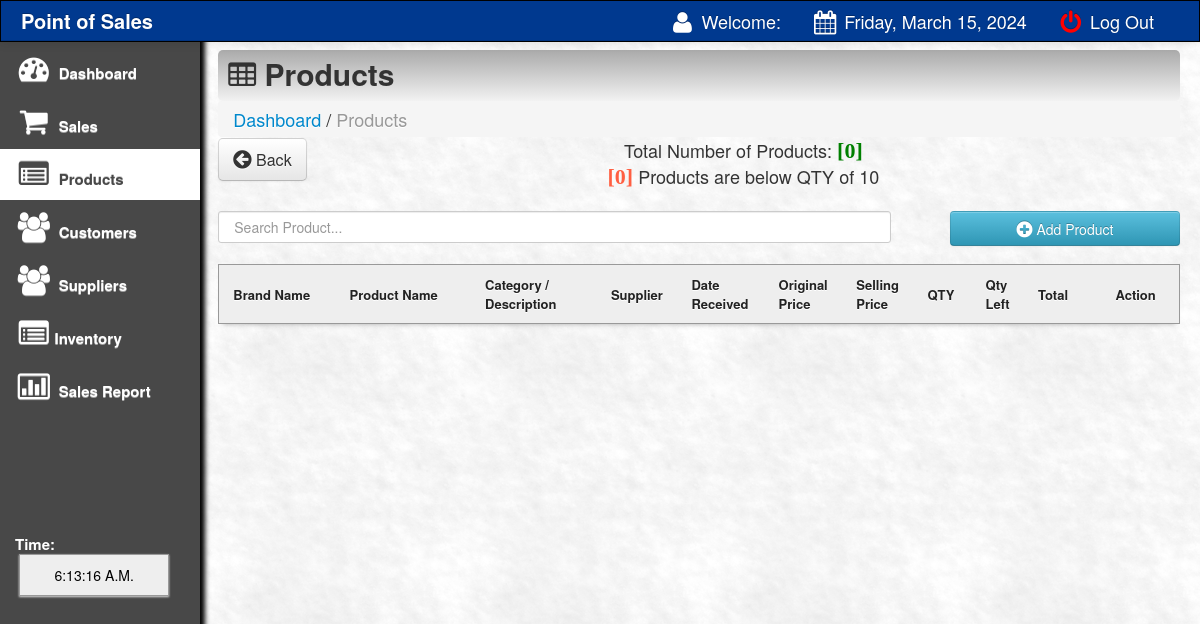
Page /main/products.php on the earlier database version.
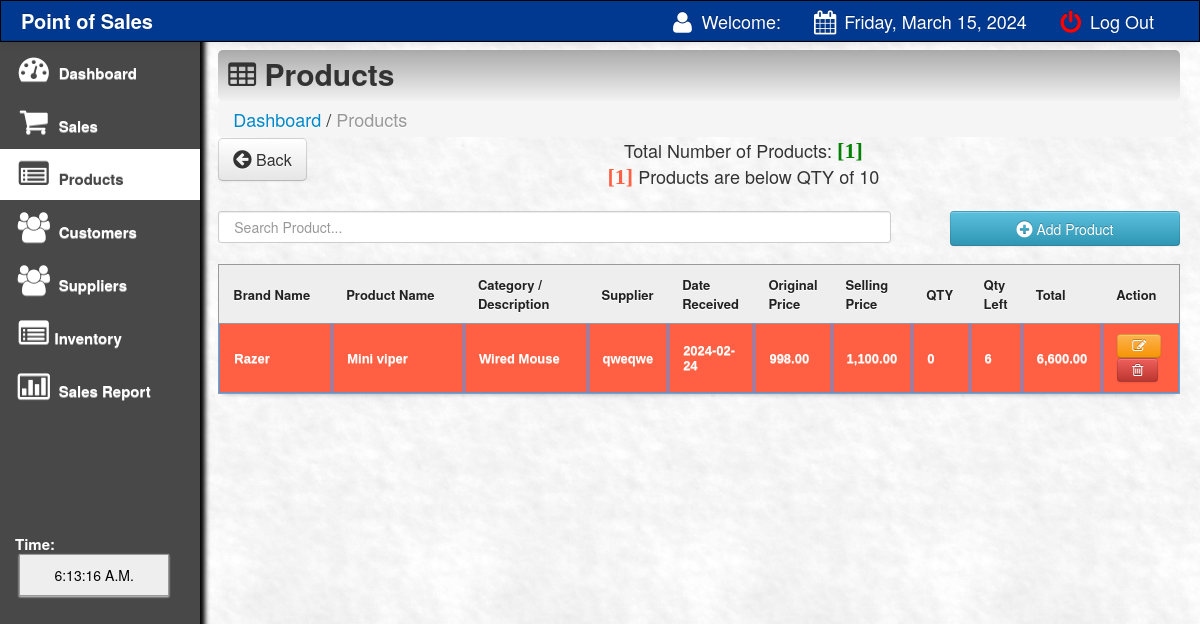
Same page on the later database version.
### tables this page shows
CREATE TABLE `products` (
  `product_id` int(11) NOT NULL,
  `product_code` varchar(200) NOT NULL,
  `name` varchar(200) NOT NULL,
  `desc` varchar(200) NOT NULL,
  `cost` varchar(100) NOT NULL,
  `o_price` varchar(100) NOT NULL,
  `price` varchar(100) NOT NULL,
  `profit` varchar(100) NOT NULL,
  `supplier` varchar(100) NOT NULL,
  `onhand_qty` int(10) NOT NULL,
  `qty` int(10) NOT NULL,
  `qty_sold` int(10) NOT NULL,
  `date_arrival` varchar(500) NOT NULL
);

### main/products.php (the view, shortened to what this page needs)
<html>
<head>
 <link href="css/bootstrap.css" rel="stylesheet">
    <link rel="stylesheet" type="text/css" href="css/DT_bootstrap.css">
  <link rel="stylesheet" href="css/font-awesome.min.css">
    <link href="css/bootstrap-responsive.css" rel="stylesheet">
<link href="../style.css" media="screen" rel="stylesheet" type="text/css" />
<link href="src/facebox.css" media="screen" rel="stylesheet" type="text/css" />
</head>
<?php
function createRandomPassword() {
	$chars = "003232303232023232023456789";
	$i = 0;
	$pass = '' ;
	while ($i <= 7) {
		$num = rand() % 33;
		$tmp = substr($chars, $num, 1);
		$pass = $pass . $tmp;
		$i++;
	}
	return $pass;
}
$finalcode='RS-'.createRandomPassword();
?>
<body>
<?php include('navfixed.php');?>
<div class="container-fluid">
      <div class="row-fluid">
	<div class="span2">
          <div class="well sidebar-nav">
              <ul class="nav nav-list">
              <li><a href="index.php"><i class="icon-dashboard icon-2x"></i> Dashboard </a></li>
			<li><a href="sales.php?id=cash&invoice=<?php echo $finalcode ?>"><i class="icon-shopping-cart icon-2x"></i> Sales</a>  </li>
			<li class="active"><a href="products.php"><i class="icon-list-alt icon-2x"></i> Products</a>                                     </li>
			<li><a href="customer.php"><i class="icon-group icon-2x"></i> Customers</a>                                    </li>
			<li><a href="supplier.php"><i class="icon-group icon-2x"></i> Suppliers</a>                                    </li>
			<li><a href="inventory.php"><i class="icon-list-alt icon-2x"></i>Inventory</a> </li>
			<li><a href="salesreport.php?d1=0&d2=0"><i class="icon-bar-chart icon-2x"></i> Sales Report</a>                </li>
			<br><br><br><br><br><br>
			<li>
			 <div class="hero-unit-clock">
			<form name="clock">
			<font color="white">Time: <br></font>&nbsp;<input style="width:150px;" type="submit" class="trans" name="face" value="">
			</form>
			  </div>
			</li>
				</ul>
          </div>
        </div>
	<div class="span10">
	<div class="contentheader">
			<i class="icon-table"></i> Products
			</div>
			<ul class="breadcrumb">
			<li><a href="index.php">Dashboard</a></li> /
			<li class="active">Products</li>
			</ul>
<div style="margin-top: -19px; margin-bottom: 21px;">
<a  href="index.php"><button class="btn btn-default btn-large" style="float: left;"><i class="icon icon-circle-arrow-left icon-large"></i> Back</button></a>
			<?php
			include('../connect.php');
				$result = $db->prepare("SELECT * FROM products ORDER BY qty_sold DESC");
				$result->execute();
				$rowcount = $result->rowcount();
			?>
			<?php
			include('../connect.php');
				$result = $db->prepare("SELECT * FROM products where qty < 10 ORDER BY product_id DESC");
				$result->execute();
				$rowcount123 = $result->rowcount();
			?>
				<div style="text-align:center;">
			Total Number of Products:  <font color="green" style="font:bold 22px 'Aleo';">[<?php echo $rowcount;?>]</font>
			</div>
			<div style="text-align:center;">
			<font style="color:rgb(255, 95, 66);; font:bold 22px 'Aleo';">[<?php echo $rowcount123;?>]</font> Products are below QTY of 10
			</div>
</div>
<input type="text" style="padding:15px;" name="filter" value="" id="filter" placeholder="Search Product..." autocomplete="off" />
<a rel="facebox" href="addproduct.php"><Button type="submit" class="btn btn-info" style="float:right; width:230px; height:35px;" /><i class="icon-plus-sign icon-large"></i> Add Product</button></a><br><br>
<table class="hoverTable" id="resultTable" data-responsive="table" style="text-align: left;">
	<thead>
		<tr>
			<th width="12%"> Brand Name </th>
			<th width="14%"> Product Name </th>
			<th width="13%"> Category / Description </th>
			<th width="7%"> Supplier </th>
			<th width="9%"> Date Received </th>
			<th width="6%"> Original Price </th>
			<th width="6%"> Selling Price </th>
			<th width="6%"> QTY </th>
			<th width="5%"> Qty Left </th>
			<th width="8%"> Total </th>
			<th width="8%"> Action </th>
		</tr>
	</thead>
	<tbody>
			<?php
			function formatMoney($number, $fractional=false) {
					if ($fractional) {
						$number = sprintf('%.2f', $number);
					}
					while (true) {
						$replaced = preg_replace('/(-?\d+)(\d\d\d)/', '$1,$2', $number);
						if ($replaced != $number) {
							$number = $replaced;
						} else {
							break;
						}
					}
					return $number;
				}
				include('../connect.php');
				$result = $db->prepare("SELECT *, price * qty as total FROM products ORDER BY product_id DESC");
				$result->execute();
				for($i=0; $row = $result->fetch(); $i++){
				$availableqty=$row['qty'];
				if ($availableqty < 10) {
				echo '<tr class="alert alert-warning record" style="color: #fff; background:rgb(255, 95, 66);">';
				}
				else {
				echo '<tr class="record">';
				}
			?>
			<td><?php echo $row['product_code']; ?></td>
			<td><?php echo $row['name']; ?></td>
			<td><?php echo $row['desc']; ?></td>
					<td><?php echo $row['supplier']; ?></td>
			<td><?php echo $row['date_arrival']; ?></td>
			<td><?php
			$oprice=$row['o_price'];
			echo formatMoney($oprice, true);
			?></td>
			<td><?php
			$pprice=$row['price'];
			echo formatMoney($pprice, true);
			?></td>
			<td><?php echo $row['qty_sold']; ?></td>
			<td><?php echo $row['qty']; ?></td>
			<td>
			<?php
			$total=$row['total'];
			echo formatMoney($total, true);
			?>
			</td>			<td><a rel="facebox" title="Click to edit the product" href="editproduct.php?id=<?php echo $row['product_id']; ?>"><button class="btn btn-warning"><i class="icon-edit"></i> </button> </a>
			<a href="#" id="<?php echo $row['product_id']; ?>" class="delbutton" title="Click to Delete the product"><button class="btn btn-danger"><i class="icon-trash"></i></button></a></td>
			</tr>
			<?php
				}
			?>
	</tbody>
</table>
</div>
</div>
</div>
</body>
<?php include('footer.php');?>
</html>

### main/navfixed.php (shortened to what this page needs)
<div class="navbar navbar-inverse navbar-fixed-top">
     <div class="navbar-inner">
       <div class="container-fluid">
         <a class="brand" href="#"><b>Point of Sales</b></a>
         <div class="nav-collapse collapse">
           <ul class="nav pull-right">
             <li><a><i class="icon-user icon-large"></i> Welcome:<strong> <?php echo $_SESSION['SESS_LAST_NAME'];?></strong></a></li>
		 <li><a> <i class="icon-calendar icon-large"></i>
							<?php
							$Today = date('Y-m-d', time());
							$new = date('l, F d, Y', strtotime($Today));
							echo $new;
							?>
			</a></li>
             <li><a href="../index.php"><font color="red"><i class="icon-off icon-large"></i></font> Log Out</a></li>
           </ul>
         </div>
       </div>
     </div>
   </div>

### main/footer.php (shortened to what this page needs)
<link href="vendors/chosen.min.css" rel="stylesheet" media="screen">

### style.css (style rules this page uses)
td a { color:darkblue; }
input { border: 1px solid #999; background: #EEEEEE; padding: 10px; box-shadow:0 1px 2px #ddd; -moz-box-shadow:0 1px 2px #ddd; -webkit-box-shadow:0 1px 2px #ddd; }
#filter { width: 70%; float:left; }
#resultTable { border-collapse: separate; background-color: #FFFFFF; border-spacing: 0; max-width: 100%; }
#resultTable { color: #666666; text-shadow: 0 1px 0 #FFFFFF; width: 100%; border: 1px solid #999999; box-shadow: 0 5px 5px -5px rgba(0, 0, 0, 0.3); margin-top: 13px; }
#resultTable thead tr th { background: none repeat scroll 0 0 #EEEEEE; color: #222222; padding: 10px 14px; text-align: left; border-top: 0 none; font-size: 13px; }
#resultTable tbody tr td { font: bold 13px 'Arial'; text-align: left; padding: 10px 14px; border-top: 1px solid #999999; }
#resultTable td { padding:7px; border:#4e95f4 1px solid; }
#resultTable tr { background: #fff; }

### main/products.php (style rules this page uses)
body { padding-top: 60px; padding-bottom: 40px; }
.sidebar-nav { padding: 9px 0; }

Differences in the rows shown:
added products: product_code "Razer", name "Mini viper", desc "Wired Mouse", supplier "qweqwe", date_arrival "2024-02-24", o_price "998.00", price "1,100.00", qty_sold "0", qty "6", total "6,600.00"
Other differences:
$rowcount: "0" → "1"
$rowcount123: "0" → "1"
